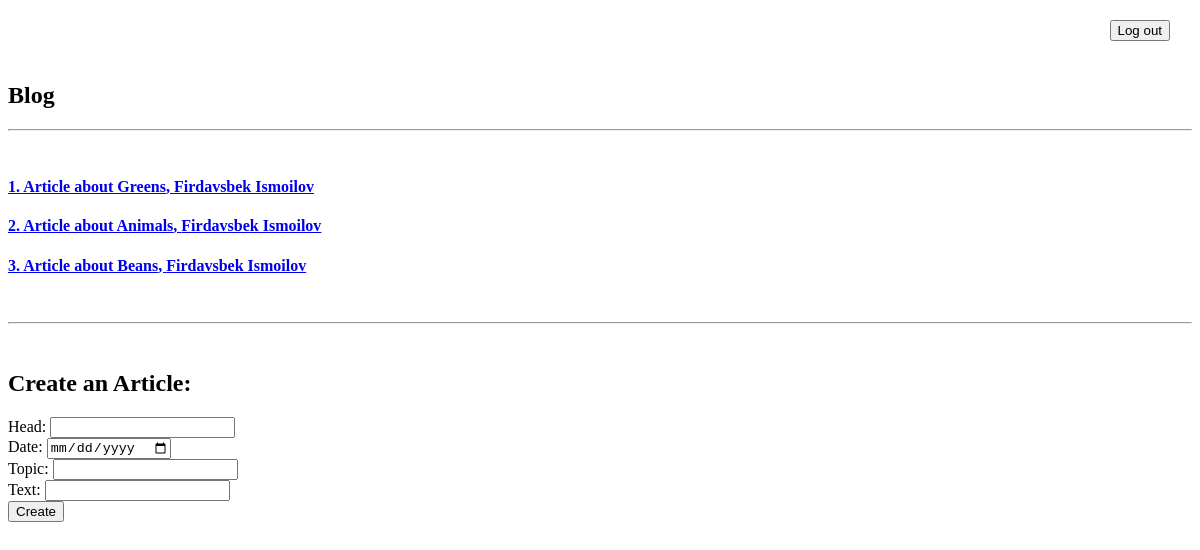
The app's page /blog (signed in), older data.
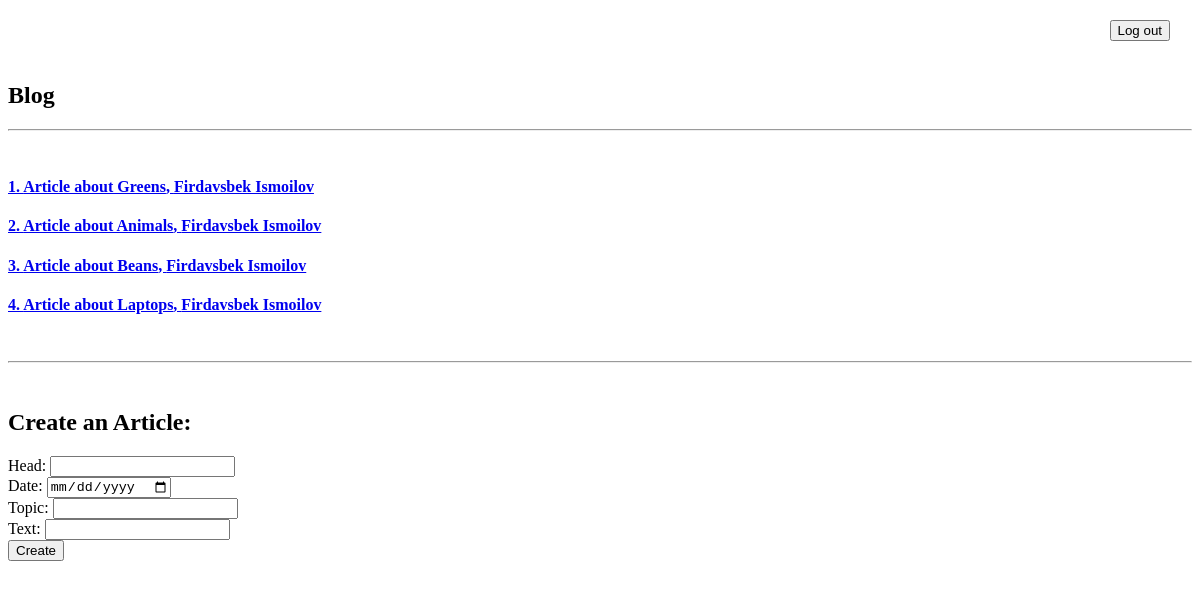
The same page, newer data.
### mainapp/models.py (models this page shows, shortened)
class Article(models.Model):
    head = models.CharField(max_length=60)
    date = models.DateField(auto_now_add=True)
    topic = models.CharField(max_length=60)
    text = models.CharField(max_length=600)
    author = models.ForeignKey(Author, on_delete=models.SET_NULL, null=True)

class Author(models.Model):
    name = models.CharField(max_length=25)
    age = models.PositiveSmallIntegerField()
    job = models.CharField(max_length=40)
    user = models.OneToOneField(User, on_delete=models.SET_NULL, null=True)

### mainapp/views.py (the view, shortened to what this page needs)
# urls.py: path('blog', BlogView.as_view(), name = "blog"),
class BlogView(View):
    def get(self, request):
        if request.user.is_authenticated:
            data = {
                'articles': Article.objects.filter(author__user=request.user),
            }
            return render(request, 'blog.html', data)
        return redirect('/login')

### templates/blog.html (shortened to what this page needs)
<!DOCTYPE html>
<html lang="en">
<head>
</head>
<body>
    <br>
    <br>
    <br>
    <h2>Blog</h2>
    <hr>
    <br>
    {% for i in articles %}
    <a href="/blog/article/{{i.id}}"><h4>{{forloop.counter}}. {{i.head}}, {{i.author.name}}</h4></a>
    {% endfor %}
    <br>
    <hr>
    <br>
    <h2>Create an Article: </h2>
    <form action="/blog" method="post">{% csrf_token %}
        <label for="head">Head: </label>
        <input type="text" id="head" name="head"><br>
        <label for="date">Date: </label>
        <input type="date" id="date" name="date"><br>
        <label for="topic">Topic: </label>
        <input type="text" id="topic" name="topic"><br>
        <label for="text">Text: </label>
        <input type="text" id="text" name="text"><br>
        <button type="submit">Create</button>
    </form>
    <a style="text-decoration: none; position: absolute; top: 20px; right: 30px;" href="/logout">
        <button>Log out</button>
    </a>
</body>
</html>

Row changes from the older to the newer data that the page shows:
added Article: head "Article about Laptops", author.name "Firdavsbek Ismoilov"
